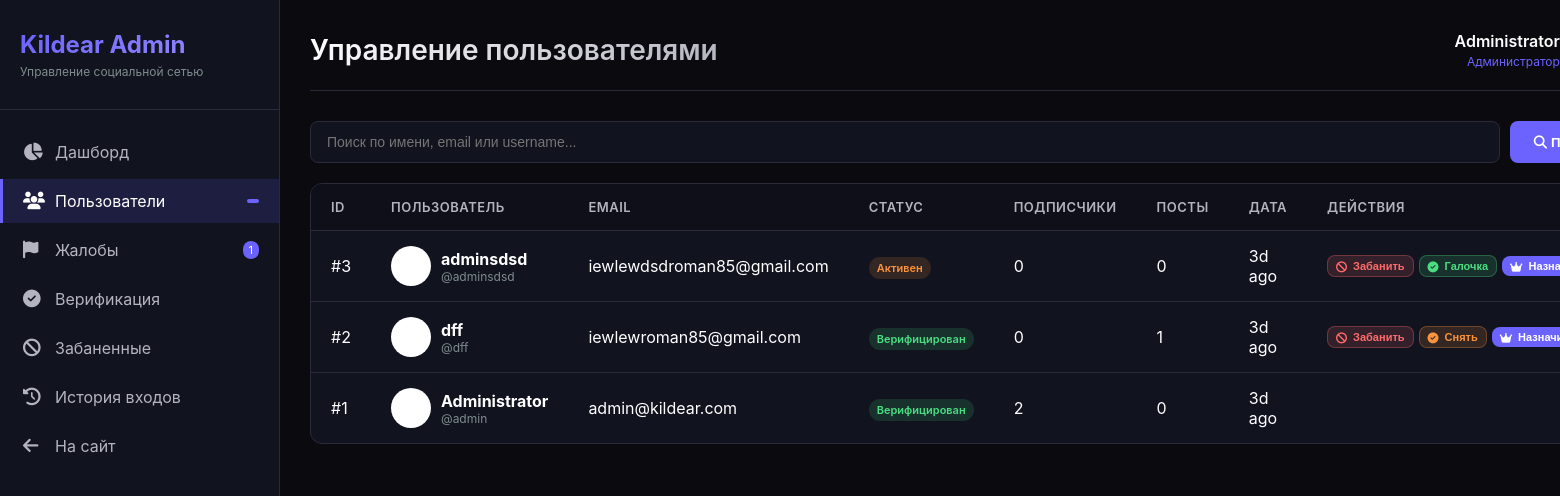
Before: /admin/users (signed in) with the older database file.
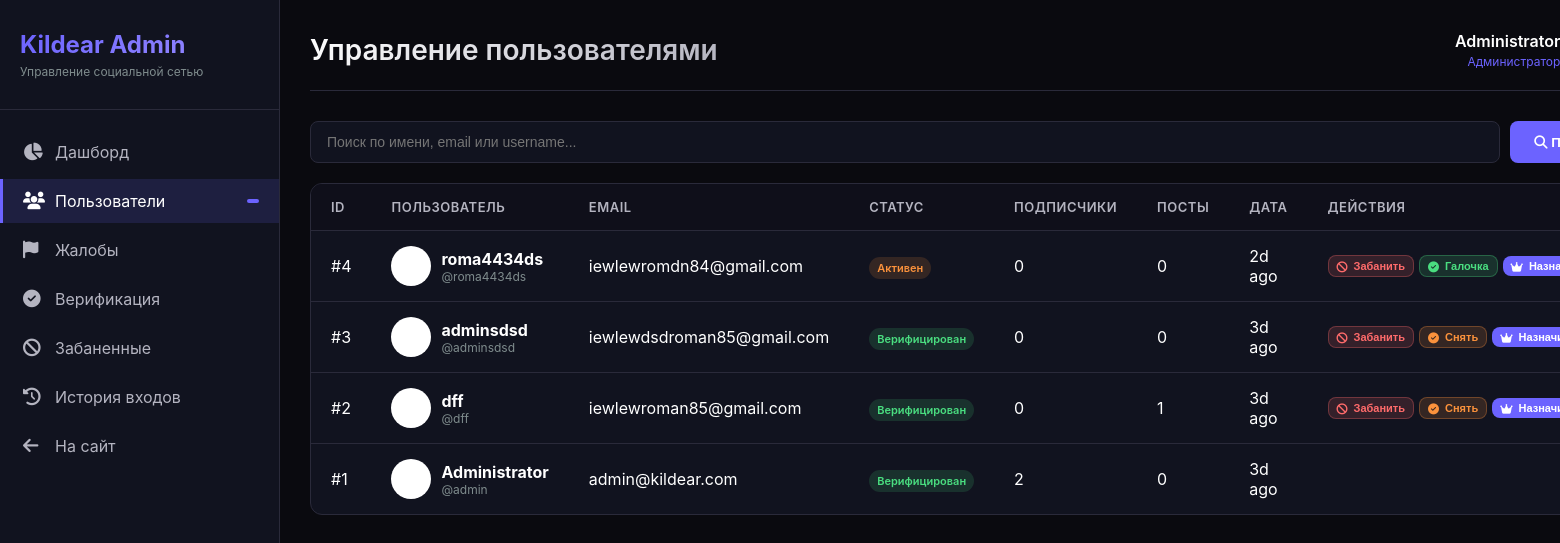
After: the same page with the newer database file.
### app.py (models this page shows, shortened)
class User(UserMixin, db.Model):
    id = db.Column(db.Integer, primary_key=True)
    username = db.Column(db.String(40), unique=True, nullable=False)
    email = db.Column(db.String(120), unique=True, nullable=False)
    password_hash = db.Column(db.String(256), nullable=False)
    display_name = db.Column(db.String(60), default="")
    bio = db.Column(db.String(500), default="")
    preset_avatar = db.Column(db.Integer, default=1)
    preset_cover = db.Column(db.Integer, nullable=True)
    can_upload_custom_avatar = db.Column(db.Boolean, default=False)
    can_upload_custom_cover = db.Column(db.Boolean, default=False)
    custom_avatar = db.Column(db.String(300), nullable=True)
    custom_cover = db.Column(db.String(300), nullable=True)
    website = db.Column(db.String(200), default="")
    location = db.Column(db.String(100), default="")
    accent_color = db.Column(db.String(7), default="#6c63ff")
    is_private = db.Column(db.Boolean, default=False)
    is_verified = db.Column(db.Boolean, default=False)
    is_banned = db.Column(db.Boolean, default=False)
    is_admin = db.Column(db.Boolean, default=False)
    is_moderator = db.Column(db.Boolean, default=False)
    is_online = db.Column(db.Boolean, default=False)
    last_seen = db.Column(db.DateTime, default=datetime.utcnow)
    created_at = db.Column(db.DateTime, default=datetime.utcnow)
    two_factor_enabled = db.Column(db.Boolean, default=False)
    two_factor_secret = db.Column(db.String(32), nullable=True)
    following = db.relationship(
        "User", secondary=follows,
        primaryjoin=follows.c.follower_id == id,
        secondaryjoin=follows.c.followed_id == id,
        backref=db.backref("followers", lazy="dynamic"),
        lazy="dynamic"
    )
    blocked_users = db.relationship(
        "User", secondary=blocks,
        primaryjoin=blocks.c.blocker_id == id,
        secondaryjoin=blocks.c.blocked_id == id,
        backref=db.backref("blocked_by", lazy="dynamic"),
        lazy="dynamic"
    )
    posts = db.relationship("Post", backref="author", lazy="dynamic", foreign_keys="Post.user_id")
    sent_msgs = db.relationship("Message", backref="sender", lazy="dynamic", foreign_keys="Message.sender_id")
    recv_msgs = db.relationship("Message", backref="receiver", lazy="dynamic", foreign_keys="Message.receiver_id")
    notifications = db.relationship("Notification", backref="recipient", lazy="dynamic",
                                    foreign_keys="Notification.user_id")
    comments = db.relationship("Comment", backref="author", lazy="dynamic")
    owned_groups = db.relationship("Group", backref="owner", lazy="dynamic")
    owned_channels = db.relationship("Channel", backref="owner", lazy="dynamic")
    login_history = db.relationship("LoginHistory", backref="user", lazy="dynamic")
    @property
    def follower_count(self):
        return self.followers.count()
    @property
    def post_count(self):
        return self.posts.count()

### app.py (the view, shortened to what this page needs)
@app.route("/admin/users")
@login_required
@admin_required
def admin_users():
    page = request.args.get("page", 1, type=int)
    search = request.args.get("search", "")
    query = User.query
    users = query.order_by(User.created_at.desc()).paginate(
        page=page, per_page=20, error_out=False
    )
    return render_template("admin/users.html", users=users, search=search)

### app.py (called while the page is built)
@app.template_filter('timeago')
def timeago_filter(date):
    if not date:
        return 'recently'
    now = datetime.utcnow()
    diff = now - date
    if diff.days > 365:
        return f"{diff.days // 365}y ago"
    elif diff.days > 30:
        return f"{diff.days // 30}mo ago"
    elif diff.days > 0:
        return f"{diff.days}d ago"
    elif diff.seconds > 3600:
        return f"{diff.seconds // 3600}h ago"
    elif diff.seconds > 60:
        return f"{diff.seconds // 60}m ago"
    else:
        return "just now"

def admin_required(f):
    @wraps(f)
    def decorated_function(*args, **kwargs):
        if not current_user.is_authenticated or not current_user.is_admin:
            abort(403)
        return f(*args, **kwargs)
    return decorated_function

def get_client_ip():
    if request.headers.get('X-Forwarded-For'):
        return request.headers.get('X-Forwarded-For').split(',')[0].strip()
    return request.remote_addr or '0.0.0.0'

@login_mgr.user_loader
def load_user(user_id):
    return db.session.get(User, int(user_id))

### templates/admin/users.html (shortened to what the changed rows need)
{% extends "admin/base_admin.html" %}
{% block header %}Управление пользователями{% endblock %}
{% block content %}
<div class="admin-table-container">
    <table class="admin-table">
        <thead>
            <tr>
                <th>ID</th>
                <th>Пользователь</th>
                <th>Email</th>
                <th>Статус</th>
                <th>Подписчики</th>
                <th>Посты</th>
                <th>Дата</th>
                <th>Действия</th>
            </tr>
        </thead>
        <tbody>
            {% for user in users.items %}
            <tr>
                <td>#{{ user.id }}</td>
                <td>
                    <div style="display: flex; align-items: center; gap: 10px;">
                        <img src="{{ user.avatar or '/static/default_avatar.png' }}" style="width: 40px; height: 40px; border-radius: 50%; object-fit: cover;">
                        <div>
                            <strong>{{ user.display_name or user.username }}</strong>
                            <div style="font-size: 12px; color: #7f8c8d;">@{{ user.username }}</div>
                        </div>
                    </div>
                </td>
                <td>{{ user.email }}</td>
                <td>
                    {% if user.is_banned %}
                    <span class="badge badge-danger">Забанен</span>
                    {% elif user.is_verified %}
                    <span class="badge badge-success">Верифицирован</span>
                    {% elif user.is_admin %}
                    <span class="badge badge-info">Админ</span>
                    {% else %}
                    <span class="badge badge-warning">Активен</span>
                    {% endif %}
                </td>
                <td>{{ user.follower_count }}</td>
                <td>{{ user.post_count }}</td>
                <td>{{ user.created_at|timeago }}</td>
                <td>
                    <div style="display: flex; gap: 5px;">
                        {% if not user.is_admin or user.id != current_user.id %}
                            {% if user.is_banned %}
                            <form method="POST" action="{{ url_for('admin_toggle_ban', user_id=user.id) }}" style="display: inline;">
                                <input type="hidden" name="csrf_token" value="{{ csrf_token() }}">
                                <button type="submit" class="admin-btn admin-btn-success" style="padding: 4px 8px; font-size: 11px;" onclick="return confirm('Разбанить пользователя {{ user.username }}?')">
                                    <i class="fa-solid fa-check"></i> Разбанить
                                </button>
                            </form>
                            {% else %}
                            <form method="POST" action="{{ url_for('admin_toggle_ban', user_id=user.id) }}" style="display: inline;">
                                <button type="submit" class="admin-btn admin-btn-danger" style="padding: 4px 8px; font-size: 11px;" onclick="return confirm('Забанить пользователя {{ user.username }}?')">
                                    <i class="fa-solid fa-ban"></i> Забанить
                                </button>
                            </form>
                            {% endif %}
                            {% if user.is_verified %}
                            <form method="POST" action="{{ url_for('admin_toggle_verify', user_id=user.id) }}" style="display: inline;">
                                <button type="submit" class="admin-btn admin-btn-warning" style="padding: 4px 8px; font-size: 11px;" onclick="return confirm('Снять верификацию с {{ user.username }}?')">
                                    <i class="fa-solid fa-circle-check"></i> Снять
                                </button>
                            </form>
                            {% else %}
                            <form method="POST" action="{{ url_for('admin_toggle_verify', user_id=user.id) }}" style="display: inline;">
                                <button type="submit" class="admin-btn admin-btn-success" style="padding: 4px 8px; font-size: 11px;" onclick="return confirm('Верифицировать пользователя {{ user.username }}?')">
                                    <i class="fa-solid fa-check-circle"></i> Галочка
                                </button>
                            </form>
                            {% endif %}
                            {% if user.is_admin %}
                            <form method="POST" action="{{ url_for('admin_toggle_admin', user_id=user.id) }}" style="display: inline;">
                                <input type="hidden" name="csrf_token" value="{{ csrf_token() }}">
                                <button type="submit" class="admin-btn admin-btn-danger" style="padding: 4px 8px; font-size: 11px;" onclick="return confirm('Лишить прав администратора {{ user.username }}?')">
                                    <i class="fa-solid fa-crown"></i> Снять
                                </button>
                            </form>
                            {% else %}
                            <form method="POST" action="{{ url_for('admin_toggle_admin', user_id=user.id) }}" style="display: inline;">
                                <button type="submit" class="admin-btn admin-btn-primary" style="padding: 4px 8px; font-size: 11px;" onclick="return confirm('Назначить администратором {{ user.username }}?')">
                                    <i class="fa-solid fa-crown"></i> Назначить
                                </button>
                            </form>
                            {% endif %}
                        {% endif %}
                    </div>
                </td>
            </tr>
            {% endfor %}
        </tbody>
    </table>
</div>
{% endblock %}

### templates/admin/base_admin.html (shortened to what this page needs)
<!DOCTYPE html>
<html lang="ru">
<head>
    <link rel="stylesheet" href="https://cdnjs.cloudflare.com/ajax/libs/font-awesome/6.4.0/css/all.min.css">
</head>
<body>
    <div class="admin-layout">
        <div class="admin-sidebar">
            <div class="admin-logo">
                <h2>Kildear Admin</h2>
                <p>Управление социальной сетью</p>
            </div>
            <ul class="admin-nav">
                <li class="admin-nav-item">
                    <a href="{{ url_for('admin_dashboard') }}" class="admin-nav-link {% if request.endpoint == 'admin_dashboard' %}active{% endif %}">
                        <i class="fa-solid fa-chart-pie"></i>
                        <span>Дашборд</span>
                    </a>
                </li>
                <li class="admin-nav-item">
                    <a href="{{ url_for('admin_users') }}" class="admin-nav-link {% if request.endpoint == 'admin_users' %}active{% endif %}">
                        <i class="fa-solid fa-users"></i>
                        <span>Пользователи</span>
                        <span class="admin-badge">{{ stats.total_users if stats else 0 }}</span>
                    </a>
                </li>
                <li class="admin-nav-item">
                    <a href="{{ url_for('admin_reports') }}" class="admin-nav-link {% if request.endpoint == 'admin_reports' %}active{% endif %}">
                        <i class="fa-solid fa-flag"></i>
                        <span>Жалобы</span>
                        {% if stats and stats.total_reports %}
                        <span class="admin-badge">{{ stats.total_reports }}</span>
                        {% endif %}
                    </a>
                </li>
                <li class="admin-nav-item">
                    <a href="{{ url_for('admin_verification') }}" class="admin-nav-link {% if request.endpoint == 'admin_verification' %}active{% endif %}">
                        <i class="fa-solid fa-check-circle"></i>
                        <span>Верификация</span>
                    </a>
                </li>
                <li class="admin-nav-item">
                    <a href="{{ url_for('admin_banned') }}" class="admin-nav-link {% if request.endpoint == 'admin_banned' %}active{% endif %}">
                        <i class="fa-solid fa-ban"></i>
                        <span>Забаненные</span>
                    </a>
                </li>
                <li class="admin-nav-item">
                    <a href="{{ url_for('admin_logs') }}" class="admin-nav-link {% if request.endpoint == 'admin_logs' %}active{% endif %}">
                        <i class="fa-solid fa-history"></i>
                        <span>История входов</span>
                    </a>
                </li>
                <li class="admin-nav-item">
                    <a href="{{ url_for('index') }}" class="admin-nav-link">
                        <i class="fa-solid fa-arrow-left"></i>
                        <span>На сайт</span>
                    </a>
                </li>
            </ul>
        </div>
        <div class="admin-main">
            <div class="admin-header">
                <h1>{% block header %}Панель управления{% endblock %}</h1>
                <div class="admin-user">
                    <div class="admin-user-info">
                        <div class="admin-user-name">{{ current_user.display_name or current_user.username }}</div>
                        <div class="admin-user-role">Администратор</div>
                    </div>
                </div>
            </div>
            {% block content %}{% endblock %}
        </div>
    </div>
</body>
</html>

Changed rows visible on the page:
added User: id "4", display_name "roma4434ds", username "roma4434ds", email "iewlewromdn84@gmail.com", is_banned "Активен", follower_count "0", post_count "0", created_at "2d ago"
changed User "adminsdsd": is_verified "Активен Галочка" → "Верифицирован Снять"
Other visible differences:
{{ stats.total_reports }}: "1" → (not shown)
